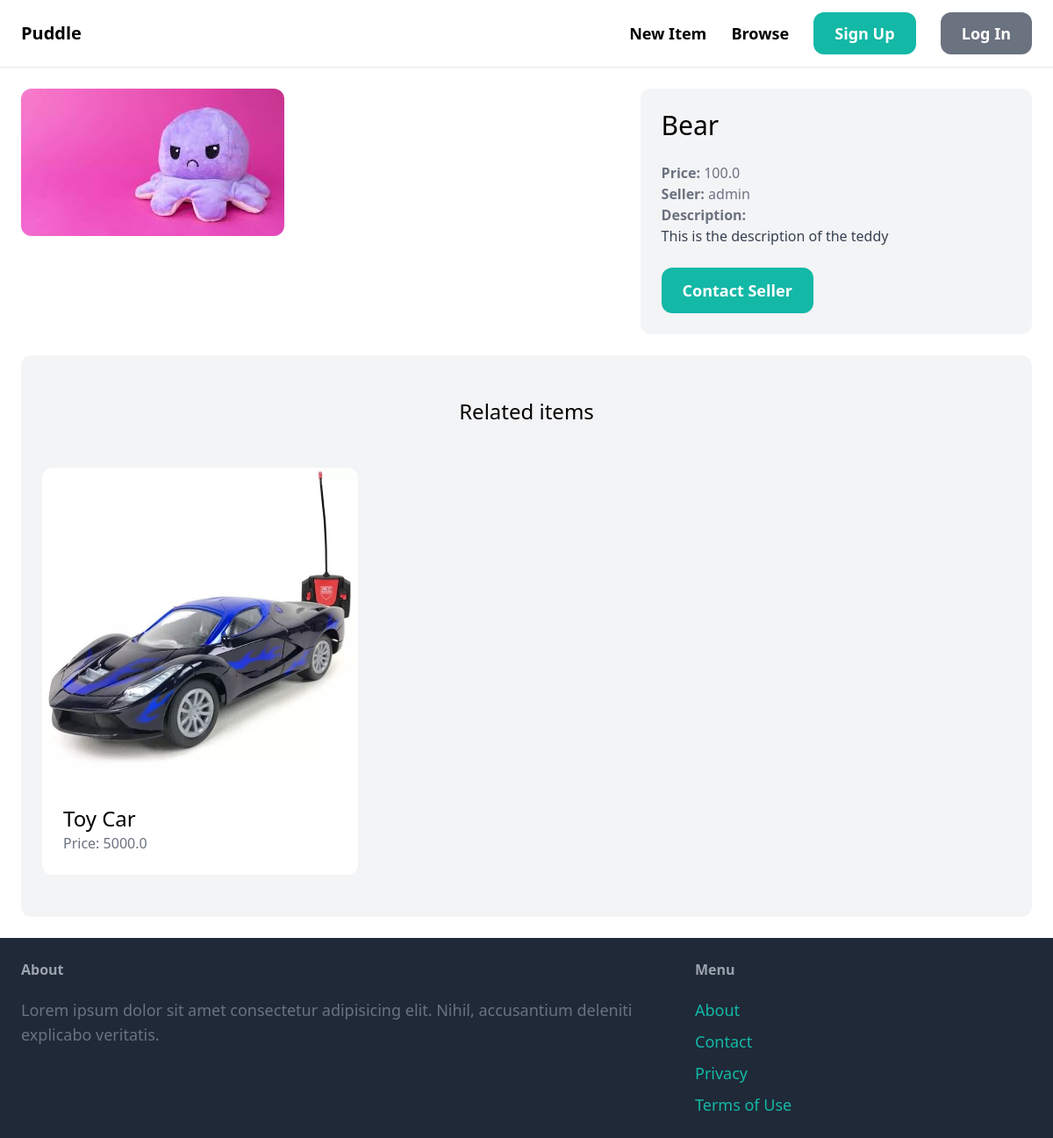
The app's page /items/1/, older data.
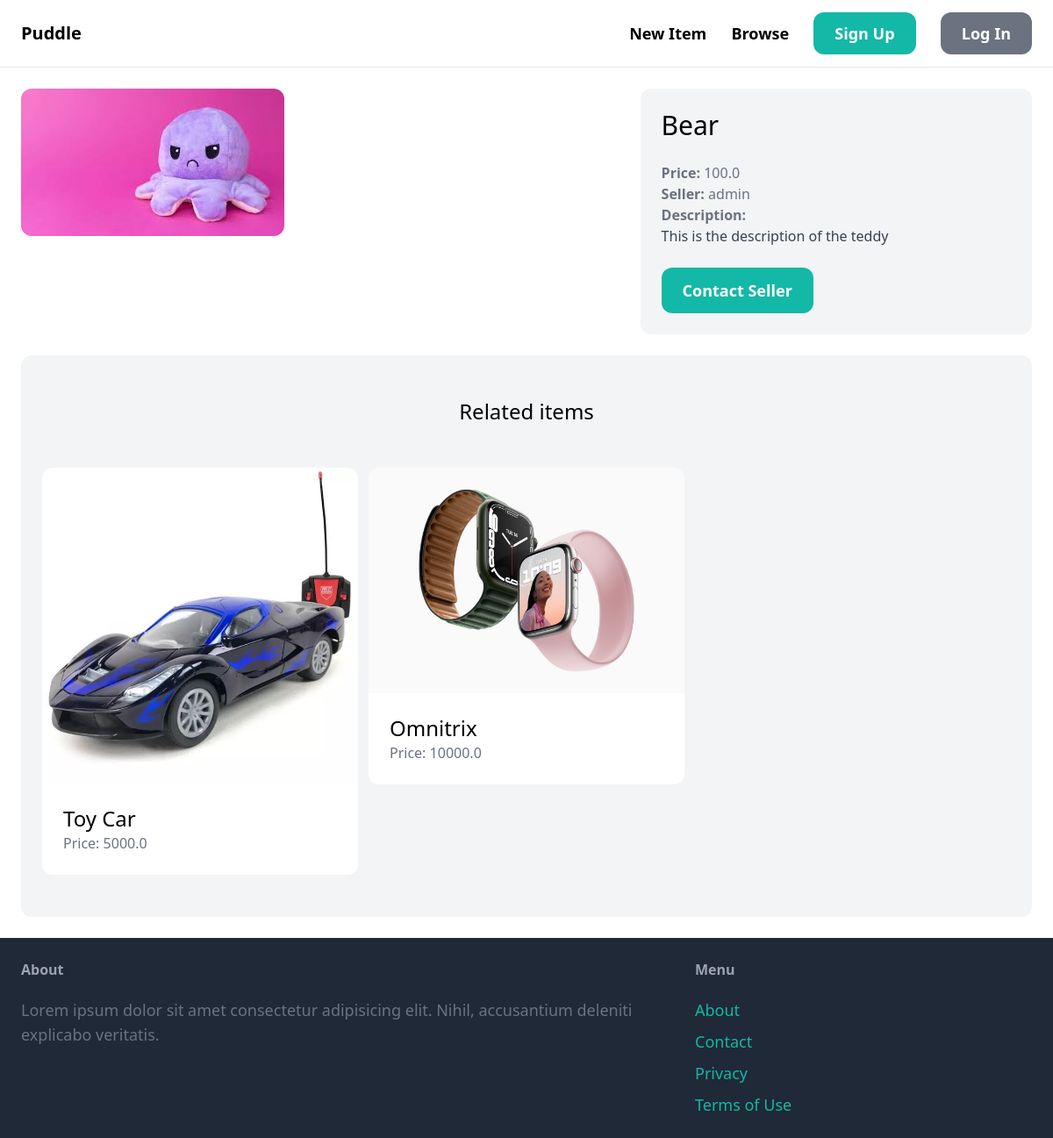
The same page, newer data.
### item/models.py (models this page shows, shortened)
class Item(models.Model):
    category = models.ForeignKey(Category, related_name='items', on_delete=models.CASCADE)
    name = models.CharField(max_length=255)
    description = models.TextField(blank=True, null=True)
    price = models.FloatField()
    image = models.ImageField(upload_to='item_images', blank=True, null=True)
    is_sold = models.BooleanField(default=False)
    created_by = models.ForeignKey(User, related_name='items', on_delete=models.CASCADE)
    created_at = models.DateTimeField(auto_now_add=True)

### item/views.py (the view)
# urls.py: path('<int:pk>/', views.detail, name='detail'),
def detail(request, pk):
    item = get_object_or_404(Item, pk=pk)
    related_items = Item.objects.filter(category=item.category, is_sold=False).exclude(pk=pk)[0:3]
    return render(request, 'item/detail.html', {
        'item': item,
        'related_items': related_items
    })

### item/templates/item/detail.html (shortened to what this page needs)
{% extends 'core/base.html' %}
{% block content %}
<div class="grid grid-cols-5 gap-6">
    <div class="col-span-3">
        <img src="{{ item.image.url }}" class="rounded-xl" />
    </div>
    <div class="col-span-2 p-6 bg-gray-100 rounded-xl">
        <h1 class="mb-6 text-3xl">{{item.name}}</h1>
        <p class="text-gray-500"><strong>Price: </strong>{{item.price}}</p>
        <p class="text-gray-500"><strong>Seller: </strong>{{item.created_by.username}}</p>
        {% if item.description %}
            <p class="text-gray-700">
                <strong class="text-gray-500">Description:</strong><br>
                {{item.description}}
            </p>
        {% endif %}
        {% if request.user == item.created_by %}
            <div class="mt-6 p-6 bg-whitw rounded-xl">
                <p>This is your item!</p>
                <a href="{% url 'item:edit' item.id %}" class="inline-block mt-6 px-6 py-3 lext-lg font-semibold bg-teal-500 text-white rounded-xl">
                    Edit
                </a>
                <a href="{% url 'item:delete' item.id %}" class="inline-block mt-6 px-6 py-3 lext-lg font-semibold bg-red-500 text-white rounded-xl">
                    Delete
                </a>
            </div>
        {% else %}
            <a href="{% url 'conversation:new' item.id %}" class="inline-block mt-6 px-6 py-3 text-lg font-semibold bg-teal-500 text-white rounded-xl hover:bg-teal-700">Contact Seller</a>
        {% endif %}
    </div>
</div>
<div class="mt-6 px-6 py-12 bg-gray-100 rounded-xl">
    <h2 class="mb-12 text-2xl text-center">Related items</h2>
    <div class="grid grid-cols-3 gap-3">
        {% for item in related_items %}
            <div>
                <a href="{%url 'item:detail' item.id %}">
                    <div>
                        <img src="{{ item.image.url }}" class="rounded-t-xl" />
                    </div>
                    <div class="p-6 bg-white rounded-b-xl">
                        <h2 class="text-2xl">{{ item.name }}</h2>
                        <p class="text-gray-500">Price: {{ item.price }}</p>
                    </div>
                </a>
            </div>
        {% endfor %}
    </div>
</div>
{% endblock %}

Row changes from the older to the newer data that the page shows:
added Item: image (picture), name "Omnitrix", price "10000.0"
